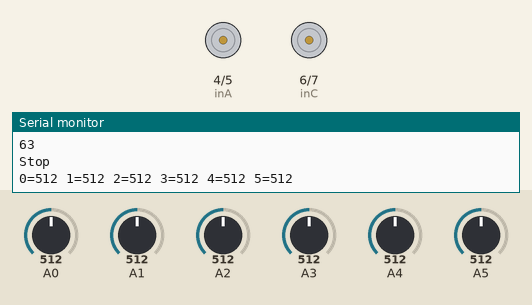
The sketch below on a simulated Arduino Uno, built with avr-gcc and run on an emulated ATmega328P. Parts: motor-driver pin pairs drawn as motors (green arrow = first pin HIGH = forward, orange = second pin HIGH = backward, longer = more drive, scaled by the enable pin), the last lines printed to the serial monitor. The test bench sets the inputs (shaded band); at power-on: A0 = 512, A1 = 512, A2 = 512, A5 = 512, A3 = 512, A4 = 512.

Above: at 1.2 s.
1.3 s: A0 set to 488
At 1.9 s:
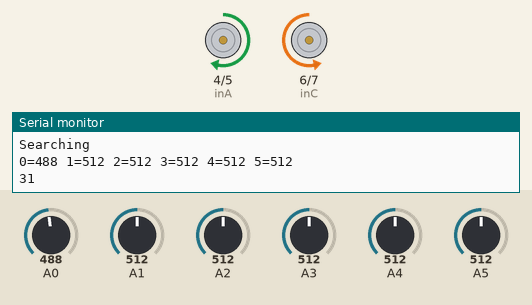
4.3 s: A1 set to 484
At 4.9 s:
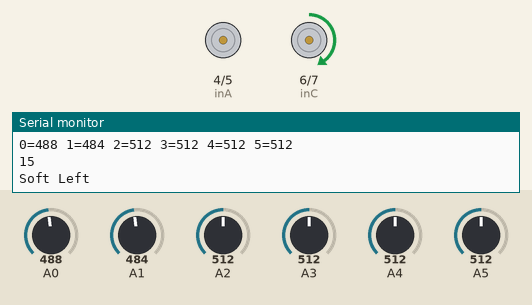
5.8 s: A2 set to 486
At 6.05 s:
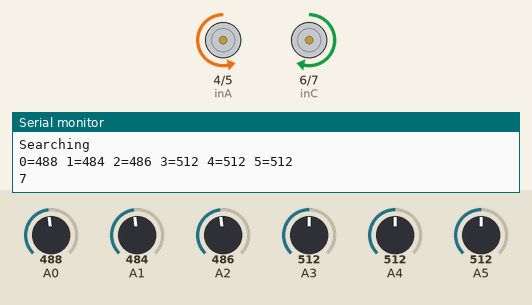
8.8 s: A5 set to 306
10.3 s: A3 set to 306
At 10.63 s:
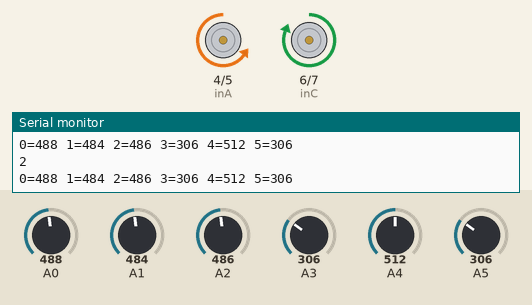
13.3 s: A3 set to 716
Timing chart, 0 to 15.9 s (numbered marks = the images above; inputs shaded):
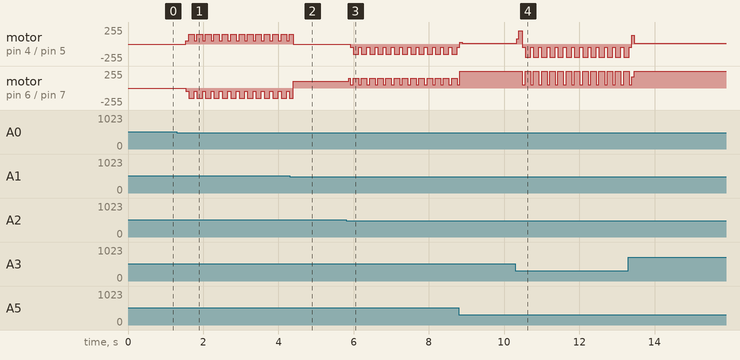

The sketch:

alpha_0.2_pid.ino.ino
```cpp
#define inA 4
#define inB 5
#define inC 6
#define inD 7
#define enA 3  //speed control
#define enB 9

//PID
int IMS = 150; //initial motor speed
int LMS = 100;
int RMS = 100;

int error = 0;
float P=0,I=0,D=0,PID=0;
float prevErr = 0; //previous error
float prevI = 0; //previous integral
float kp = 70,kd = 120, ki = 0;//tune it

int flag=0;


int middleValue = 500;
int sensorVal[6];
int sum = 0,searchFlag=0;

void readSensor();
void Forward();
void Back();
void Stop();
void Search();
void softRight();
void softLeft();
void hardRight();
void hardLeft();
void logic();
void pidFun(); //pid function
void pidExecute(); // analog write via pid upadate


void setup() {

  pinMode(inA,OUTPUT);
  pinMode(inB,OUTPUT);
  pinMode(inC,OUTPUT);
  pinMode(inD,OUTPUT);
  pinMode(enA,OUTPUT);
  pinMode(enB,OUTPUT);

  pinMode(A0,INPUT);
  pinMode(A1,INPUT);
  pinMode(A2,INPUT);
  pinMode(A3,INPUT);
  pinMode(A4,INPUT);

  Serial.begin(9600);
}

void loop() {
  readSensor();
  pidFun(); //pid function

  sum = (sensorVal[0]*32)+(sensorVal[1]*16)+(sensorVal[2]*8)+(sensorVal[3]*4)+(sensorVal[4]*2)+(sensorVal[5]*1);
  Serial.println(sum);
  Serial.println();
  Serial.println();
  Serial.println();
  pidExecute();
  logic();

}


void readSensor()
{
    for(int i = 0; i<6; i++)
  {
    if(analogRead(i)>middleValue)
      sensorVal[i]=1;
    else
      sensorVal[i]=0;

    Serial.print(i);
    Serial.print('=');
    Serial.print(analogRead(i));
    Serial.print(' ');
  }
  Serial.println();
}


void logic()
{
  if(sum == 12 || sum == 14 || sum == 24 || sum == 28 || sum == 4 || sum == 6 || sum == 8)//while black or white stripe
  {
    Forward();
    flag=0;
  }
  else if(sum == 63)//while full black (T)
  {
    Stop();

  }

  else if(sum == 15)//right
  {
    softRight();
    flag=1;
  }
  else if(sum == 60) //left
  {
    softLeft();
    flag=1;
  }
  else if(sum == 13)//right angle
  {
    while(sum != 0)
    {
      Forward();

    }

    Stop();
    delay(500);

    while(sum != 12 || sum != 14 || sum != 24 || sum != 28 || sum != 4 || sum != 6 || sum != 8)
    {
      hardRight();
    }
  }
  else if(sum == 44)//left angle
  {
    while(sum != 0)
    {
      Forward();
    }

    Stop();
    delay(500);

    while(sum != 12 || sum != 14 || sum != 24 || sum != 28 || sum != 4 || sum != 6 || sum != 8)
    {
      hardLeft();
    }
  }
  else
  {
    ++searchFlag;
    if(searchFlag>3){
      searchFlag=0;
     Search();
    }
  }
}


void pidExecute()
{
  LMS = IMS+PID;
  RMS = IMS-PID;
  constrain(LMS,0,255);
  constrain(LMS,0,255);

  analogWrite(enA,RMS);
  analogWrite(enB,LMS);
}

void pidFun()
{
  if(sensorVal[0] == 1 && sensorVal[1] == 0 && sensorVal[2] == 0 && sensorVal[3] == 0 && sensorVal[4] == 0 && sensorVal[5] == 0)
  {
    error = -5;

  }
  else if(sensorVal[0] == 1 && sensorVal[1] == 1 && sensorVal[2] == 0 && sensorVal[3] == 0 && sensorVal[4] == 0 && sensorVal[5] == 0)
  {
    error =-4;

  }
  else if(sensorVal[0] == 0 && sensorVal[1] == 1 && sensorVal[2] == 0 && sensorVal[3] == 0 && sensorVal[4] == 0 && sensorVal[5] == 0)
  {
    error = -3;
  }
    else if(sensorVal[0] == 0 && sensorVal[1] == 1 && sensorVal[2] == 1 && sensorVal[3] == 0 && sensorVal[4] == 0 && sensorVal[5] == 0)
  {
    error = -2;
  }
  else if(sensorVal[0] == 0 && sensorVal[1] == 0 && sensorVal[2] == 1 && sensorVal[3] == 0 && sensorVal[4] == 0 && sensorVal[5] == 0)
  {
    error = -1;
  }
    else if(sensorVal[0] == 0 && sensorVal[1] == 0 && sensorVal[2] == 1 && sensorVal[3] == 1 && sensorVal[4] == 0 && sensorVal[5] == 0)
  {
    error = 0;
  }
  else if(sensorVal[0] == 0 && sensorVal[1] == 0 && sensorVal[2] == 0 && sensorVal[3] == 1 && sensorVal[4] == 0 && sensorVal[5] == 0)
  {
    error = 1;
  }
    else if(sensorVal[0] == 0 && sensorVal[1] == 0 && sensorVal[2] == 0 && sensorVal[3] == 1 && sensorVal[4] == 1 && sensorVal[5] == 0)
  {
    error = 2;
  }
  else if(sensorVal[0] == 0 && sensorVal[1] == 0 && sensorVal[2] == 0 && sensorVal[3] == 0 && sensorVal[4] == 1 && sensorVal[5] == 0)
  {
    error = 3;
  }
    else if(sensorVal[0] == 0 && sensorVal[1] == 0 && sensorVal[2] == 0 && sensorVal[3] == 0 && sensorVal[4] == 1 && sensorVal[5] == 1)
  {
    error = 4;
  }
  else if(sensorVal[0] == 0 && sensorVal[1] == 0 && sensorVal[2] == 0 && sensorVal[3] == 0 && sensorVal[4] == 0 && sensorVal[5] == 1)
  {
    error = 5;
  }
  else{
    error = 0;
    P=0;I=0;D=0;PID=0;
    prevErr = 0;
    prevI = 0;
  }


  P = error;
  I = I+prevI;
  D = error-prevErr;
  PID = (kp*P) + (kd*D) + (ki*I);
  prevErr = error;
  prevI = I;
}

void Forward()
{
    digitalWrite(inA, HIGH);
    digitalWrite(inB, LOW);
    digitalWrite(inC, HIGH);
    digitalWrite(inD, LOW);
    Serial.println("Forward");
}

void Back()
{
    analogWrite(enA,100);
    analogWrite(enB,100);

    digitalWrite(inA, LOW);
    digitalWrite(inB, HIGH);
    digitalWrite(inC, LOW);
    digitalWrite(inD, HIGH);
    Serial.println("Backward");
}

//INA,INB LEFT
void softRight()
{
    analogWrite(enA,0);
    analogWrite(enB,100);

    digitalWrite(inA, LOW);
    digitalWrite(inB, LOW);
    digitalWrite(inC, HIGH);
    digitalWrite(inD, LOW);
    Serial.println("Soft Left");
}
void softLeft()
{
    analogWrite(enA,100);
    analogWrite(enB,0);

    digitalWrite(inA, HIGH);
    digitalWrite(inB, LOW);
    digitalWrite(inC, LOW);
    digitalWrite(inD, LOW);
    Serial.println("Soft Right");
}
void hardRight()
{
    analogWrite(enA,50);
    analogWrite(enB,50);

    digitalWrite(inA, LOW);
    digitalWrite(inB, HIGH);
    digitalWrite(inC, HIGH);
    digitalWrite(inD, LOW);
    Serial.println("Hard Left");
}
void hardLeft()
{
    analogWrite(enA,50);
    analogWrite(enB,50);

    digitalWrite(inA, HIGH);
    digitalWrite(inB, LOW);
    digitalWrite(inC, LOW);
    digitalWrite(inD, HIGH);
    Serial.println("Hard Right");
}
void Stop()
{
    analogWrite(enA,100);
    analogWrite(enB,100);

    digitalWrite(inA, LOW);
    digitalWrite(inB, LOW);
    digitalWrite(inC, LOW);
    digitalWrite(inD, LOW);
    Serial.println("Stop");
}
void Search()
{
  if(sum>12)
  {
    hardLeft();
  }
  else{
    hardRight();
  }
  Serial.println("Searching");
}
```

Measured:
- the behaviour switches between 501 and 500 on A0 (found by bisection; images 0 and 1)
- the behaviour switches between 501 and 500 on A1 (found by bisection; images 1 and 2)
- the behaviour switches between 501 and 500 on A2 (found by bisection; images 2 and 3)
- after the input at 1.3 s, motor on pin 4 (inA) / pin 5 (inB): alternates forward 150/255 for 0.15 s and forward 50/255 for 0.07 s, starting after 0.24 s; motor on pin 6 (inC) / pin 7 (inD): alternates backward 150/255 for 0.15 s and backward 50/255 for 0.07 s, starting after 0.24 s
- after the input at 5.8 s, motor on pin 4 (inA) / pin 5 (inB): alternates backward 150/255 for 0.15 s and backward 50/255 for 0.07 s, starting after 0.11 s; motor on pin 6 (inC) / pin 7 (inD): forward 100/255 → forward 150/255 after 0.07 s, then repeats every 0.22 s: forward 50/255 0.07 s, forward 150/255 0.15 s
- after the input at 10.3 s, motor on pin 6 (inC) / pin 7 (inD): alternates forward 255/255 for 0.15 s and forward 50/255 for 0.07 s, starting after 0.19 s
